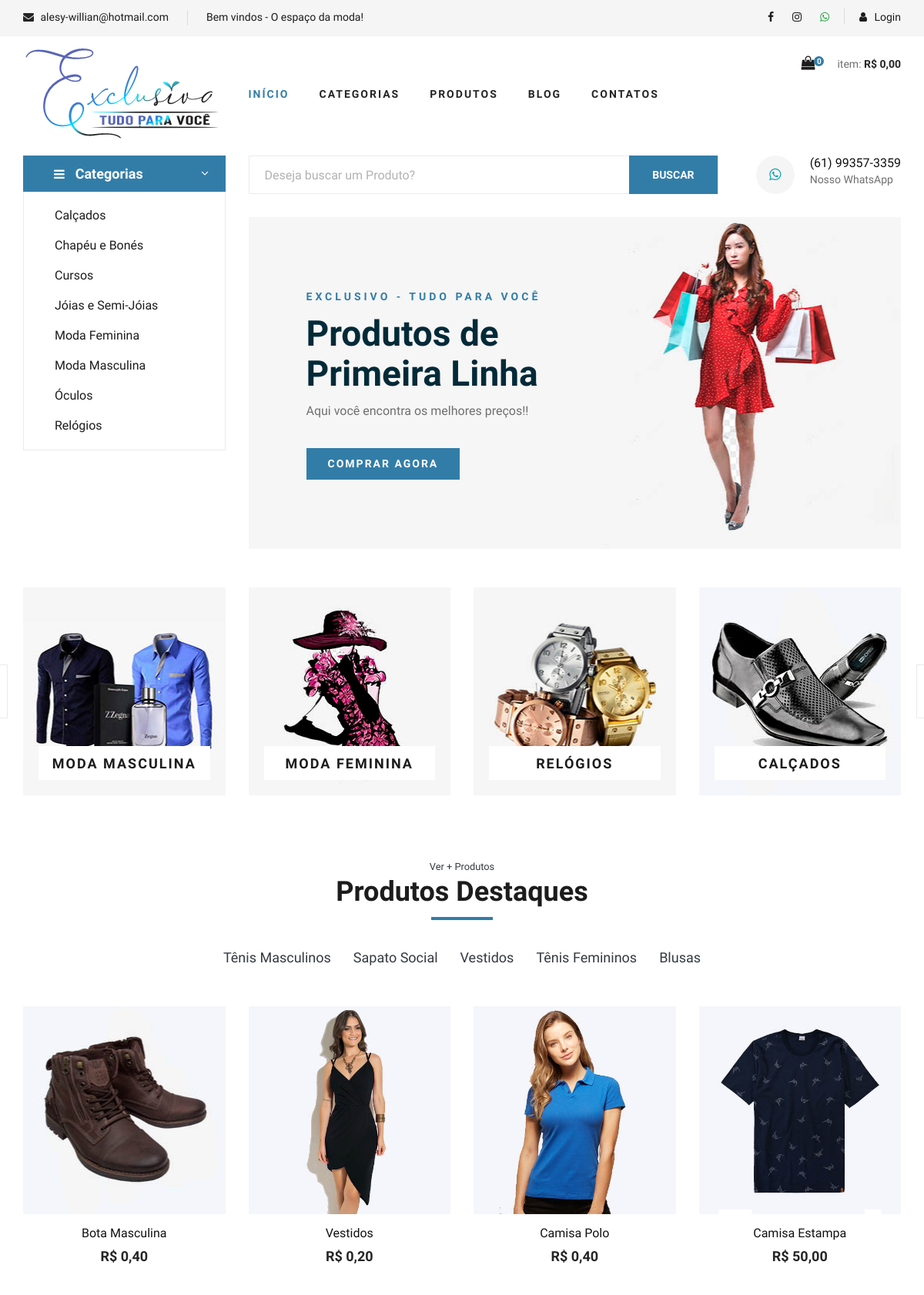
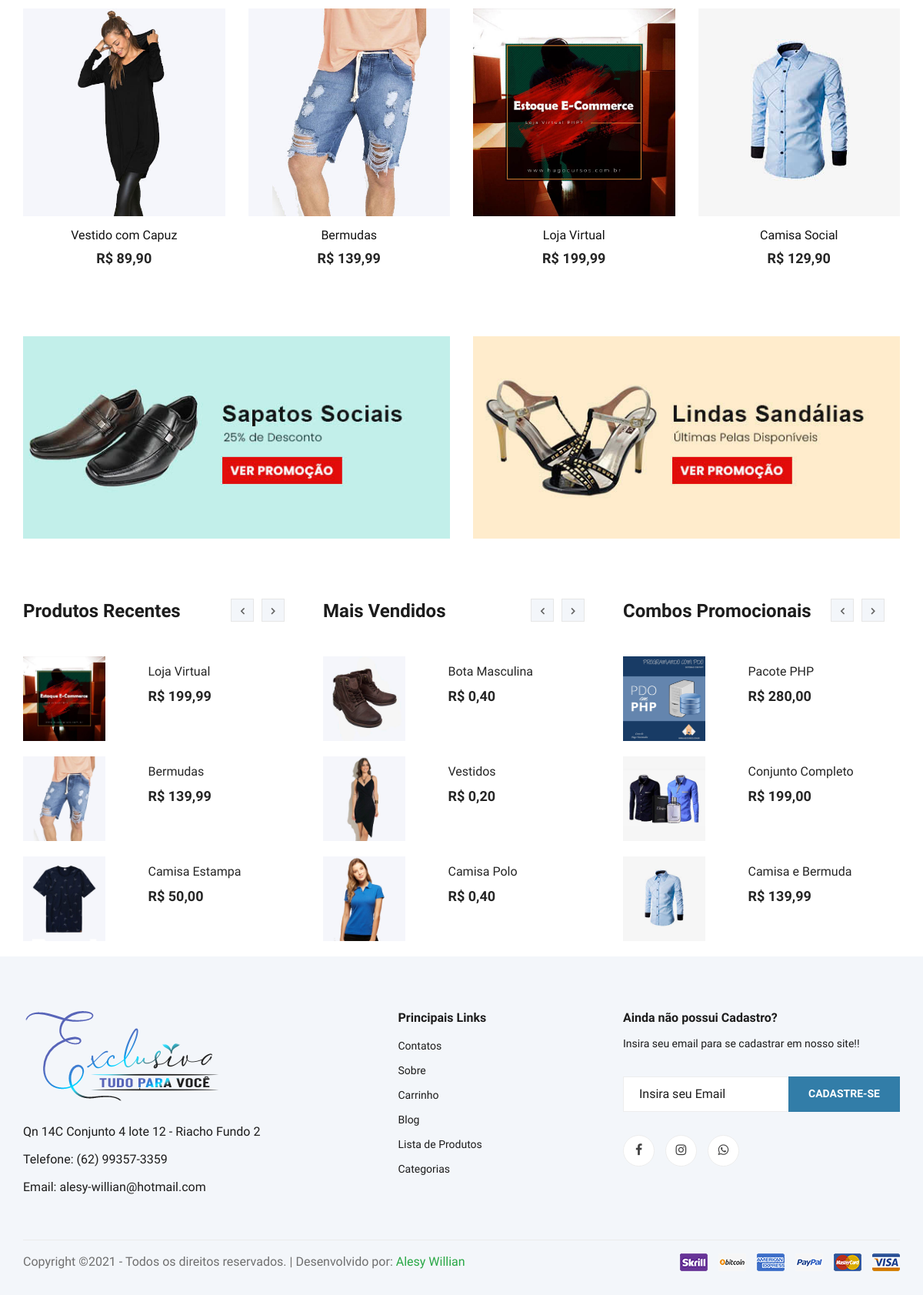
The page / on the database its author committed (2 pictures, top to bottom).
### tables this page shows
CREATE TABLE `categorias` (
  `id` int(11) NOT NULL AUTO_INCREMENT,
  `nome` varchar(50) NOT NULL,
  `nome_url` varchar(50) NOT NULL,
  `imagem` varchar(100) NOT NULL,
  PRIMARY KEY (`id`)
);

CREATE TABLE `sub_categorias` (
  `id` int(11) NOT NULL AUTO_INCREMENT,
  `nome` varchar(50) NOT NULL,
  `nome_url` varchar(50) NOT NULL,
  `imagem` varchar(100) NOT NULL,
  `id_categoria` int(11) NOT NULL,
  PRIMARY KEY (`id`)
);

CREATE TABLE `produtos` (
  `id` int(11) NOT NULL AUTO_INCREMENT,
  `categoria` int(11) NOT NULL,
  `sub_categoria` int(11) NOT NULL,
  `nome` varchar(100) NOT NULL,
  `nome_url` varchar(100) NOT NULL,
  `descricao` varchar(1000) NOT NULL,
  `descricao_longa` text NOT NULL,
  `valor` decimal(10,2) NOT NULL,
  `imagem` varchar(100) NOT NULL,
  `estoque` int(11) NOT NULL,
  `tipo_envio` int(11) NOT NULL,
  `palavras` varchar(250) NOT NULL,
  `ativo` varchar(5) NOT NULL,
  `peso` double(8,2) DEFAULT NULL,
  `largura` int(11) DEFAULT NULL,
  `altura` int(11) DEFAULT NULL,
  `comprimento` int(11) DEFAULT NULL,
  `modelo` varchar(100) DEFAULT NULL,
  `valor_frete` decimal(8,2) DEFAULT NULL,
  `promocao` varchar(5) NOT NULL,
  `vendas` int(11) DEFAULT NULL,
  `link` varchar(150) DEFAULT NULL,
  PRIMARY KEY (`id`)
);

CREATE TABLE `promocao_banner` (
  `id` int(11) NOT NULL AUTO_INCREMENT,
  `titulo` varchar(50) NOT NULL,
  `link` varchar(100) NOT NULL,
  `imagem` varchar(100) NOT NULL,
  `ativo` varchar(5) NOT NULL,
  PRIMARY KEY (`id`)
);

CREATE TABLE `combos` (
  `id` int(11) NOT NULL AUTO_INCREMENT,
  `nome` varchar(100) NOT NULL,
  `nome_url` varchar(50) NOT NULL,
  `descricao` varchar(1000) NOT NULL,
  `descricao_longa` text NOT NULL,
  `valor` decimal(8,2) NOT NULL,
  `imagem` varchar(100) NOT NULL,
  `tipo_envio` int(1) NOT NULL,
  `palavras` varchar(250) NOT NULL,
  `ativo` varchar(5) NOT NULL,
  `peso` double(8,2) NOT NULL,
  `largura` double(8,2) NOT NULL,
  `altura` double(8,2) NOT NULL,
  `comprimento` double(8,2) NOT NULL,
  `valor_frete` decimal(10,2) DEFAULT NULL,
  `vendas` int(11) DEFAULT NULL,
  `link` varchar(150) DEFAULT NULL,
  PRIMARY KEY (`id`)
);

### config.php (called while the page is built, shortened)
<?php
$whatsapp = '(61) 99357-3359';
$whatsapp_link = '5561993573359';
$nome_loja = "Exclusivo - Tudo para Você";
 ?>

### index.php (the view, shortened to what this page needs)
<?php
require_once("cabecalho.php");
require_once("conexao.php");
?>
<section class="hero">
  <div class="container">
    <div class="row">
      <div class="col-lg-3">
        <div class="hero__categories">
          <div class="hero__categories__all">
            <i class="fa fa-bars"></i>
            <span>Categorias</span>
          </div>
          <ul>
            <?php
            $query = $pdo->query("SELECT * FROM categorias order by nome asc ");
            $res = $query->fetchAll(PDO::FETCH_ASSOC);
            for ($i=0; $i < count($res); $i++) {
              $nome = $res[$i]['nome'];
              $nome_url = $res[$i]['nome_url'];
              ?>
              <li><a href="sub-categoria-de-<?php echo $nome_url ?>"><?php echo $nome ?></a></li>
            <?php } ?>
          </ul>
        </div>
      </div>
      <div class="col-lg-9">
        <div class="hero__search">
          <div class="hero__search__form">
           <form action="lista-produtos.php" method="get">
            <input name="txtBuscar" type="text" placeholder="Deseja buscar um Produto?">
            <button type="submit" class="site-btn">BUSCAR</button>
          </form>
        </div>
        <div class="hero__search__phone">
          <div class="hero__search__phone__icon">
            <a class="text-info" target="_blank" href="http://api.whatsapp.com/send?1=pt_BR&phone=<?php echo $whatsapp_link ?>" title="<?php echo $whatsapp ?>"><i class="fa fa-whatsapp"></i></a>
          </div>
          <div class="hero__search__phone__text">
            <h6><?php echo $whatsapp ?></h6>
            <span>Nosso WhatsApp</span>
          </div>
        </div>
      </div>
      <div class="hero__item set-bg bg-light" data-setbg="img/hero/banner.jpg">
        <div class="hero__text">
          <span><?php echo strToUpper($nome_loja) ?></span>
          <h2>Produtos de<br />Primeira Linha</h2>
          <p>Aqui você encontra os melhores preços!!</p>
          <a href="produtos.php" class="primary-btn">COMPRAR AGORA</a>
        </div>
      </div>
    </div>
  </div>
</div>
</section>
<section class="categories">
  <div class="container">
    <div class="row">
      <div class="categories__slider owl-carousel">
       <?php
       $query = $pdo->query("SELECT * FROM categorias order by id ");
       $res = $query->fetchAll(PDO::FETCH_ASSOC);
       for ($i=0; $i < count($res); $i++) {
        $nome = $res[$i]['nome'];
        $imagem = $res[$i]['imagem'];
        $nome_url = $res[$i]['nome_url'];
        ?>
        <div class="col-lg-3">
          <div class="categories__item set-bg" data-setbg="img/categorias/<?php echo $imagem ?>">
            <h5><a href="sub-categoria-de-<?php echo $nome_url ?>"><?php echo $nome ?></a></h5>
          </div>
        </div>
      <?php } ?>
    </div>
  </div>
</div>
</section>
<section class="featured spad">
  <div class="container">
    <div class="row">
      <div class="col-lg-12">
        <div class="section-title">
         <a class="text-dark" href="produtos.php"><span ><small>Ver + Produtos</small></span></a>
         <h2>Produtos Destaques </h2>
       </div>
       <div class="featured__controls">
        <ul>
         <?php
         $query = $pdo->query("SELECT * FROM sub_categorias order by id limit 5 ");
         $res = $query->fetchAll(PDO::FETCH_ASSOC);
         for ($i=0; $i < count($res); $i++) {
          $nome = $res[$i]['nome'];
          $nome_url = $res[$i]['nome_url'];
          ?>
          <li><a href="produtos-<?php echo $nome_url ?>" class="text-dark"><?php echo $nome ?></a></li>
        <?php } ?>
      </ul>
    </div>
  </div>
</div>
<div class="row featured__filter">
 <?php
 $query = $pdo->query("SELECT * FROM produtos where ativo = 'Sim' and estoque > 0 order by vendas desc limit 8 ");
 $res = $query->fetchAll(PDO::FETCH_ASSOC);
 for ($i=0; $i < count($res); $i++) {
  $nome = $res[$i]['nome'];
  $valor = $res[$i]['valor'];
  $nome_url = $res[$i]['nome_url'];
  $imagem = $res[$i]['imagem'];
  $promocao = $res[$i]['promocao'];
  $id = $res[$i]['id'];
  $valor = number_format($valor, 2, ',', '.');
  if($promocao == 'Sim'){
    $queryp = $pdo->query("SELECT * FROM promocoes where id_produto = '$id' ");
    $resp = $queryp->fetchAll(PDO::FETCH_ASSOC);
    $valor_promo = $resp[0]['valor'];
    $desconto = $resp[0]['desconto'];
    $valor_promo = number_format($valor_promo, 2, ',', '.');
    ?>
    <div class="col-lg-3 col-md-4 col-sm-6 mix sapatos fresh-meat">
      <div class="product__discount__item">
        <div class="product__discount__item__pic set-bg"
        data-setbg="img/produtos/<?php echo $imagem ?>">
        <div class="product__discount__percent">-<?php echo $desconto ?>%</div>
        <ul class="product__item__pic__hover">
         <li><a href="produto-<?php echo $nome_url ?>"><i class="fa fa-eye"></i></a></li>
         <li><a href="" onclick="carrinhoModal('<?php echo $id ?>','Não')"><i class="fa fa-shopping-cart"></i></a>
         </ul>
       </div>
       <div class="product__discount__item__text">
        <h5><a href="produto-<?php echo $nome_url ?>"><?php echo $nome ?></a></h5>
        <div class="product__item__price">R$ <?php echo $valor_promo ?> <span>R$ <?php echo $valor ?></span></div>
      </div>
    </div>
  </div>
<?php }else{ ?>
  <div class="col-lg-3 col-md-4 col-sm-6 mix sapatos fresh-meat">
    <div class="featured__item">
      <div class="featured__item__pic set-bg" data-setbg="img/produtos/<?php echo $imagem ?>">
        </div>
        <div class="featured__item__text">
          <a href="produto-<?php echo $nome_url ?>"><h6><?php echo $nome ?></h6>
            <h5>R$ <?php echo $valor ?></h5></a>
          </div>
        </div>
      </div>
    <?php } } ?>
  </div>
</div>
</section>
<div class="banner">
  <div class="container">
    <div class="row">
     <?php
     $query = $pdo->query("SELECT * FROM promocao_banner where ativo = 'Sim' order by id desc limit 2 ");
     $res = $query->fetchAll(PDO::FETCH_ASSOC);
     for ($i=0; $i < count($res); $i++) {
      $titulo = $res[$i]['titulo'];
      $link = $res[$i]['link'];
      $imagem = $res[$i]['imagem'];
      ?>
      <div class="col-lg-6 col-md-6 col-sm-6">
        <div class="banner__pic">
         <a href="<?php echo $link ?>" title="<?php echo $titulo ?>"> <img src="img/promocoes/<?php echo $imagem ?>" alt="<?php echo $titulo ?>"> </a>
       </div>
     </div>
   <?php } ?>
 </div>
</div>
</div>
<section class="latest-product spad d-none d-md-block">
  <div class="container">
    <div class="row">
      <div class="col-lg-4 col-md-6">
        <div class="latest-product__text">
          <h4>Produtos Recentes</h4>
          <div class="latest-product__slider owl-carousel">
            <div class="latest-prdouct__slider__item">
              <?php
              $query = $pdo->query("SELECT * FROM produtos order by id desc limit 3 ");
              $res = $query->fetchAll(PDO::FETCH_ASSOC);
              for ($i=0; $i < count($res); $i++) {
                $nome = $res[$i]['nome'];
                $valor = $res[$i]['valor'];
                $nome_url = $res[$i]['nome_url'];
                $imagem = $res[$i]['imagem'];
                $promocao = $res[$i]['promocao'];
                $id = $res[$i]['id'];
                if($promocao == 'Sim'){
                  $queryp = $pdo->query("SELECT * FROM promocoes where id_produto = '$id' ");
                  $resp = $queryp->fetchAll(PDO::FETCH_ASSOC);
                  $valor = $resp[0]['valor'];
                  $valor = number_format($valor, 2, ',', '.');
                }else{
                  $valor = number_format($valor, 2, ',', '.');
                }
                ?>
                <a href="produto-<?php echo $nome_url ?>" class="latest-product__item">
                  <div class="row">
                    <div class="col-md-5">
                      <div class="latest-product__item__pic">
                        <img src="img/produtos/<?php echo $imagem ?>" alt="">
                      </div>
                    </div>
                    <div class="col-md-7">
                      <div class="latest-product__item__text">
                        <h6><?php echo $nome ?></h6>
                        <span>R$ <?php echo $valor ?></span>
                      </div>
                    </div>
                  </div>
                </a>
              <?php } ?>
            </div>
          </div>
        </div>
      </div>
      <div class="col-lg-4 col-md-6">
        <div class="latest-product__text">
          <h4>Mais Vendidos</h4>
          <div class="latest-product__slider owl-carousel">
            <div class="latest-prdouct__slider__item">
              <?php
              $query = $pdo->query("SELECT * FROM produtos where ativo = 'Sim' and estoque > 0 order by vendas desc limit 3 ");
              $res = $query->fetchAll(PDO::FETCH_ASSOC);
              for ($i=0; $i < count($res); $i++) {
                $nome = $res[$i]['nome'];
                $valor = $res[$i]['valor'];
                $nome_url = $res[$i]['nome_url'];
                $imagem = $res[$i]['imagem'];
                $promocao = $res[$i]['promocao'];
                $id = $res[$i]['id'];
                if($promocao == 'Sim'){
                  $queryp = $pdo->query("SELECT * FROM promocoes where id_produto = '$id' ");
                  $resp = $queryp->fetchAll(PDO::FETCH_ASSOC);
                  $valor = $resp[0]['valor'];
                  $valor = number_format($valor, 2, ',', '.');
                }else{
                  $valor = number_format($valor, 2, ',', '.');
                }
                ?>
                <a href="produto-<?php echo $nome_url ?>" class="latest-product__item">
                  <div class="row">
                    <div class="col-md-5">
                      <div class="latest-product__item__pic">
                        <img src="img/produtos/<?php echo $imagem ?>" alt="">
                      </div>
                    </div>
                    <div class="col-md-7">
                      <div class="latest-product__item__text">
                        <h6><?php echo $nome ?></h6>
                        <span>R$ <?php echo $valor ?></span>
                      </div>
                    </div>
                  </div>
                </a>
              <?php } ?>
            </div>
          </div>
        </div>
      </div>
      <div class="col-lg-4 col-md-6">
        <div class="latest-product__text">
          <h4>Combos Promocionais</h4>
          <div class="latest-product__slider owl-carousel">
            <div class="latest-prdouct__slider__item">
              <?php
              $query = $pdo->query("SELECT * FROM combos where ativo = 'Sim' order by id desc limit 3 ");
              $res = $query->fetchAll(PDO::FETCH_ASSOC);
              for ($i=0; $i < count($res); $i++) {
                $nome = $res[$i]['nome'];
                $valor = $res[$i]['valor'];
                $nome_url = $res[$i]['nome_url'];
                $imagem = $res[$i]['imagem'];
                $valor = number_format($valor, 2, ',', '.');
                ?>
                <a href="combo-<?php echo $nome_url ?>" class="latest-product__item">
                  <div class="row">
                    <div class="col-md-5">
                      <div class="latest-product__item__pic">
                        <img src="img/combos/<?php echo $imagem ?>" alt="">
                      </div>
                    </div>
                    <div class="col-md-7">
                      <div class="latest-product__item__text">
                        <h6><?php echo $nome ?></h6>
                        <span>R$ <?php echo $valor ?></span>
                      </div>
                    </div>
                  </div>
                </a>
              <?php } ?>
            </div>
          </div>
        </div>
      </div>
    </div>
  </div>
</section>
<?php
require_once("rodape.php");
?>

### rows shown on the page
categorias: nome "Calçados", shows a picture, nome "CALÇADOS"
categorias: nome "Chapéu e Bonés"
categorias: nome "Cursos"
categorias: nome "Jóias e Semi-Jóias"
categorias: nome "Moda Feminina", shows a picture, nome "MODA FEMININA"
categorias: nome "Moda Masculina", shows a picture, nome "MODA MASCULINA"
categorias: nome "Óculos"
categorias: nome "Relógios", shows a picture, nome "RELÓGIOS"
sub_categorias: nome "Tênis Masculinos"
sub_categorias: nome "Sapato Social"
sub_categorias: nome "Vestidos"
sub_categorias: nome "Tênis Femininos"
sub_categorias: nome "Blusas"
produtos: shows a picture, nome "Bota Masculina", valor "0,40", imagem (picture)
produtos: shows a picture, nome "Vestidos", valor "0,20", imagem (picture)
produtos: shows a picture, nome "Camisa Polo", valor "0,40", imagem (picture)
produtos: shows a picture, nome "Camisa Estampa", valor "50,00", imagem (picture)
produtos: shows a picture, nome "Vestido com Capuz", valor "89,90"
produtos: shows a picture, nome "Bermudas", valor "139,99", imagem (picture)
produtos: shows a picture, nome "Loja Virtual", valor "199,99", imagem (picture)
produtos: shows a picture, nome "Camisa Social", valor "129,90"
promocao_banner: imagem (picture)
promocao_banner: imagem (picture)
combos: imagem (picture), nome "Pacote PHP", valor "280,00"
combos: imagem (picture), nome "Conjunto Completo", valor "199,00"
combos: imagem (picture), nome "Camisa e Bermuda", valor "139,99"

### other values the page prints
$email "alesy-willian@hotmail.com"
$texto_destaque "Bem vindos - O espaço da moda!"
$linhas "0"
$total_c "0,00"
$whatsapp "(61) 99357-3359"
$nome_loja "EXCLUSIVO - TUDO PARA VOCÊ"
$endereco_loja "Qn 14C Conjunto 4 lote 12 - Riacho Fundo 2"
$telefone "(62) 99357-3359"
$copyright "Copyright ©2021 - Todos os direitos reservados. |"
